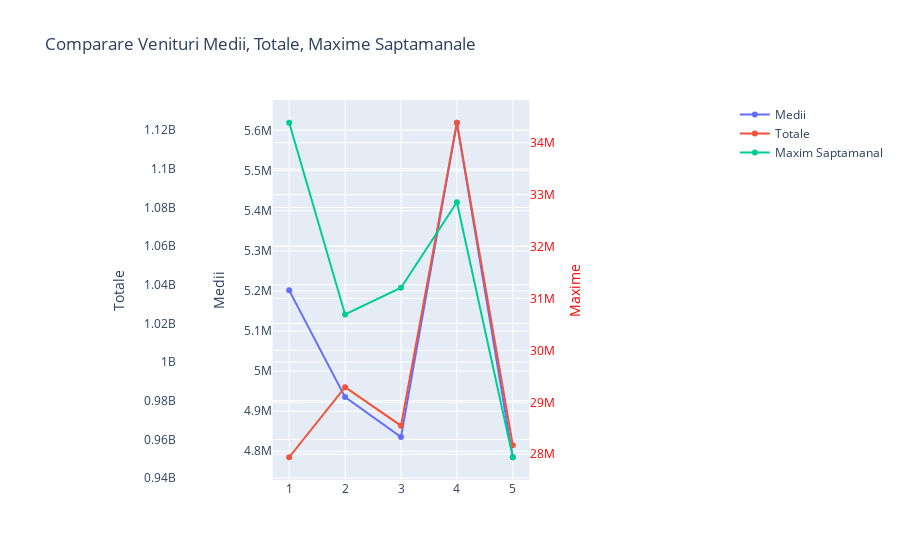

Notebook source saved alongside this figure:
### Code cell
import plotly.graph_objects as go

fig = go.Figure()

fig.add_trace(go.Scatter(
    x=["1","2","3","4","5"], y=[5201316, 4935093, 4835519, 5619357, 4785117], name="Medii"),
)


fig.add_trace(go.Scatter(
    x=["1","2","3","4","5"], y=[950770423, 987018583, 967103798,  1123871497, 957023388], name="Totale",
    yaxis="y2"
))

fig.add_trace(go.Scatter(
    x=["1","2","3","4","5"],
    y=[34382271,  30692698,  31206541, 32853130,  27942865],
    name="Maxim Saptamanal",
    yaxis="y3"
))

fig.update_layout(
    xaxis=dict(
        domain=[0.3, 0.7]
    ),
    yaxis=dict(
        title="Medii",
        titlefont=dict(
        ),
        tickfont=dict(
        )
    ),
    yaxis2=dict(
        title="Totale",
        titlefont=dict(
        ),
        tickfont=dict(
        ),
        anchor="free",
        overlaying="y",
        side="left",
        position=0.15
    ),
    yaxis3=dict(
        title="Maxime",
        titlefont=dict(
            color="#FF0000"
        ),
        tickfont=dict(
            color="#FF0000"
        ),
        anchor="x",
        overlaying="y",
        side="right"
    ),
)
#de lucrat la culori mai sus
fig.update_layout(
    title_text="Comparare Venituri Medii, Totale, Maxime Saptamanale",
    width=1000,
)

fig.show()

### Figure 1 — Plotly figure (JSON) as saved in the notebook; plotly's stock layout.template omitted (floating-point values rounded to 4 significant figures)
{"data": [{"name": "Medii", "type": "scatter", "x": ["1", "2", "3", "4", "5"], "y": [5201316, 4935093, 4835519, 5619357, 4785117]}, {"name": "Totale", "type": "scatter", "x": ["1", "2", "3", "4", "5"], "y": [950770423, 987018583, 967103798, 1123871497, 957023388], "yaxis": "y2"}, {"name": "Maxim Saptamanal", "type": "scatter", "x": ["1", "2", "3", "4", "5"], "y": [34382271, 30692698, 31206541, 32853130, 27942865], "yaxis": "y3"}], "layout": {"autosize": true, "title": {"text": "Comparare Venituri Medii, Totale, Maxime Saptamanale"}, "xaxis": {"autorange": true, "domain": [0.3, 0.7], "range": [-0.2869, 4.287], "type": "category"}, "yaxis": {"autorange": true, "range": [4716000.0, 5688000.0], "title": {"text": "Medii"}, "type": "linear"}, "yaxis2": {"anchor": "free", "autorange": true, "overlaying": "y", "position": 0.15, "range": [936500000.0, 1138000000.0], "side": "left", "title": {"text": "Totale"}, "type": "linear"}, "yaxis3": {"anchor": "x", "autorange": true, "overlaying": "y", "range": [27410000.0, 34910000.0], "side": "right", "tickfont": {"color": "#FF0000"}, "title": {"font": {"color": "#FF0000"}, "text": "Maxime"}, "type": "linear"}}}
